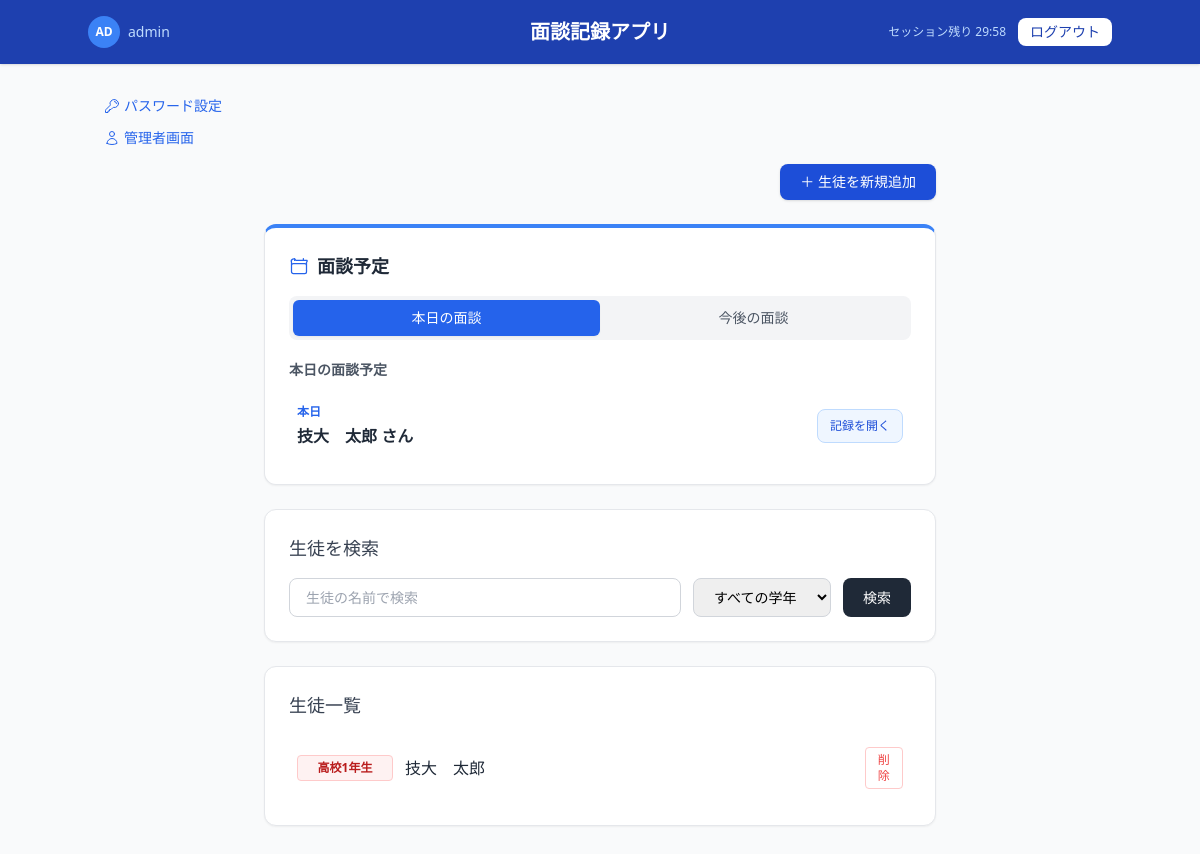
Page / (signed in) on the earlier database version.
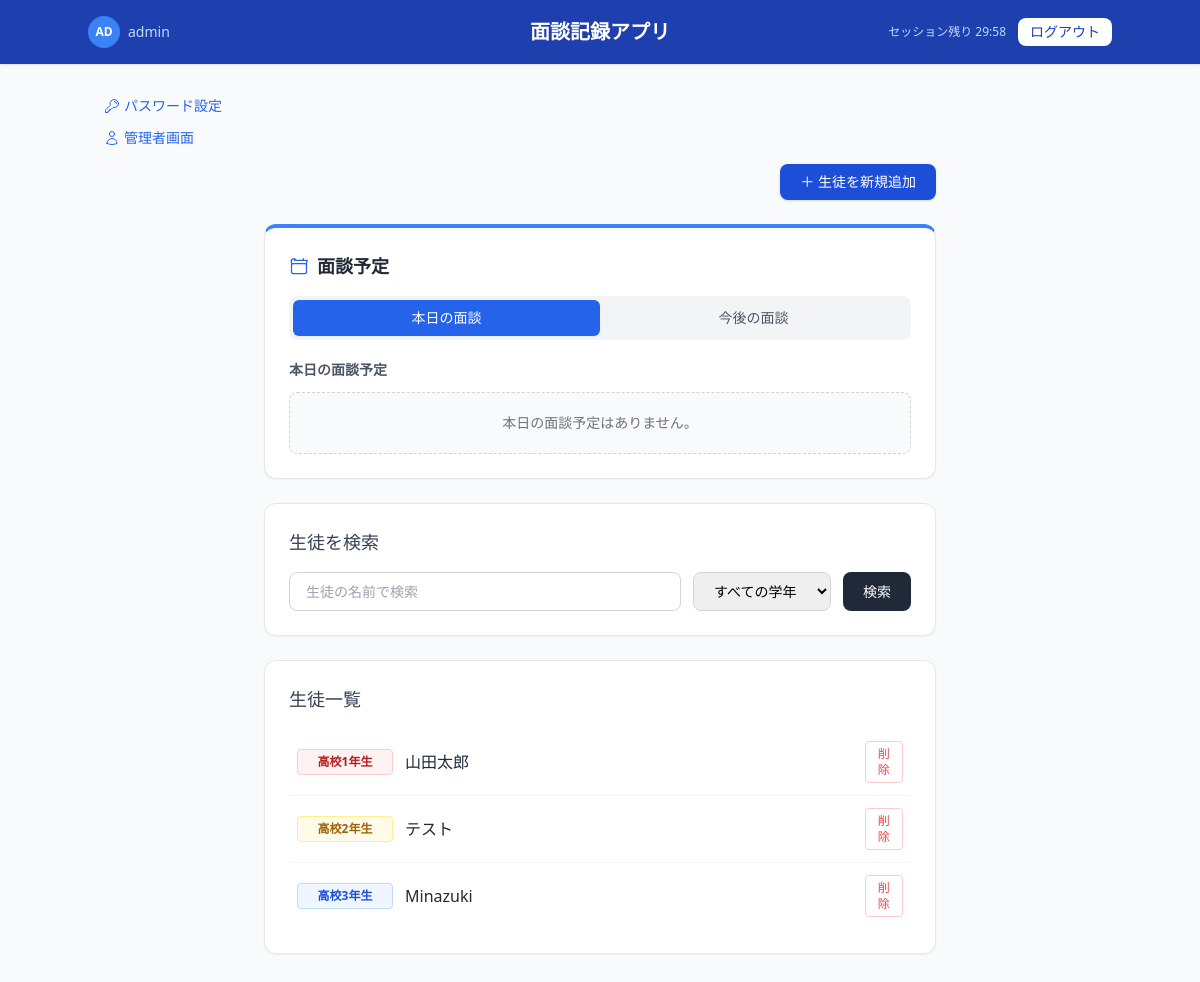
Same page on the later database version.
### app.py (models this page shows, shortened)
class User(UserMixin, db.Model):
    id = db.Column(db.Integer, primary_key=True)
    code = db.Column(db.String(50), unique=True, nullable=False)
    password_hash = db.Column(db.String(200), nullable=False)
    is_admin = db.Column(db.Boolean, default=False)

class Record(db.Model):
    id = db.Column(db.Integer, primary_key=True)
    date = db.Column(db.String(20), nullable=False)
    instructor = db.Column(db.String(100))
    deliverables = db.Column(db.Text)
    assignment = db.Column(db.Text)
    memo = db.Column(db.Text)
    next_meeting_date = db.Column(db.String(20))
    next_instructor = db.Column(db.String(100))
    student_id = db.Column(db.Integer, db.ForeignKey('student.id'), nullable=False)

class Student(db.Model):
    id = db.Column(db.Integer, primary_key=True)
    name = db.Column(db.String(100), nullable=False)
    grade = db.Column(db.String(50), nullable=False)
    school = db.Column(db.String(100), nullable=False)
    records = db.relationship('Record', backref='student', lazy=True)

### app.py (the view)
@app.route('/')
@login_required
def index():
    search_name = request.args.get('search_name', '')
    grade = request.args.get('grade', '')
    today_str = datetime.now().strftime('%Y-%m-%d')
    today_records = Record.query.filter(
        Record.next_instructor == current_user.code,
        Record.next_meeting_date == today_str
    ).order_by(Record.next_meeting_date.asc()).all()
    upcoming_records = Record.query.filter(
        Record.next_instructor == current_user.code,
        Record.next_meeting_date > today_str
    ).order_by(Record.next_meeting_date.asc()).all()
    query = Student.query
    if search_name:
        query = query.filter(Student.name.contains(search_name))
    if grade:
        query = query.filter(Student.grade == grade)
    students = query.all()
    return render_template(
        'index.html',
        students=students,
        today_records=today_records,
        upcoming_records=upcoming_records
    )

### app.py (called while the page is built)
@app.template_filter('grade_color')
def grade_color_filter(grade_str):
    now = datetime.now()
    year = now.year
    if now.month < 4:  # 1月〜3月は前年度として扱う
        year -= 1
    grade_num = 1
    if "2" in grade_str:
        grade_num = 2
    elif "3" in grade_str:
        grade_num = 3
    entrance_year = year - (grade_num - 1)
    color_index = entrance_year % 3
    if color_index == 1:
        return "bg-red-50 border-red-200 text-red-700"          # 赤系
    elif color_index == 0:
        return "bg-yellow-50 border-yellow-200 text-yellow-700"  # 黄系
    else:
        return "bg-blue-50 border-blue-200 text-blue-700"        # 青系

@login_manager.user_loader
def load_user(user_id):
    return User.query.get(int(user_id))

### templates/index.html (shortened to what this page needs)
<!DOCTYPE html>
<html lang="ja">
<head>
    <script src="https://cdn.tailwindcss.com"></script>
</head>
<body class="bg-gray-50 min-h-screen">
    <header class="bg-blue-800 text-white px-6 py-4 shadow">
        <div class="flex items-center justify-between max-w-5xl mx-auto">
            <div class="flex items-center gap-3">
                <a href="/change_password" class="flex items-center gap-2 hover:opacity-80">
                    <div class="w-8 h-8 rounded-full bg-blue-500 flex items-center justify-center text-xs font-semibold">
                        {{ current_user.code[:2].upper() }}
                    </div>
                    <span class="text-sm text-blue-200">{{ current_user.code }}</span>
                </a>
            </div>
            <h1 class="text-xl font-semibold absolute left-1/2 transform -translate-x-1/2">面談記録アプリ</h1>
            <div class="flex items-center gap-3">
                <span id="session-timer" class="text-xs text-blue-200"></span>
                <a href="/logout" class="text-sm bg-white text-blue-800 px-3 py-1 rounded-lg hover:bg-blue-50 transition font-medium">ログアウト</a>
            </div>
        </div>
    </header>
    <main class="max-w-5xl mx-auto px-4 py-8">
        <div class="mb-4 flex flex-col items-start gap-3">
            <a href="/change_password" class="text-blue-600 text-sm hover:underline flex items-center gap-1">
                パスワード設定
            </a>
            {% if current_user.is_admin %}
            <a href="/admin" class="text-blue-600 text-sm hover:underline flex items-center gap-1">
                管理者画面
            </a>
            {% endif %}
        </div>
        <div class="flex justify-end mb-6 max-w-2xl mx-auto">
            <a href="/add_student" class="bg-blue-700 text-white px-5 py-2 rounded-lg text-sm hover:bg-blue-800 transition font-medium shadow">
                ＋ 生徒を新規追加
            </a>
        </div>
        <div class="bg-white rounded-xl shadow-sm border border-gray-200 p-6 mb-6 max-w-2xl mx-auto border-t-4 border-t-blue-500">
            <h2 class="text-lg font-bold text-gray-800 mb-4 flex items-center gap-2">
                面談予定
            </h2>
            <div class="flex bg-gray-100 rounded-lg p-1 mb-5">
                <button
                    id="today-tab"
                    type="button"
                    onclick="showSchedule('today')"
                    class="flex-1 py-2 px-4 rounded-md text-sm font-medium transition bg-blue-600 text-white shadow-sm">
                    本日の面談
                </button>
                <button
                    id="upcoming-tab"
                    type="button"
                    onclick="showSchedule('upcoming')"
                    class="flex-1 py-2 px-4 rounded-md text-sm font-medium transition text-gray-600 hover:text-gray-800">
                    今後の面談
                </button>
            </div>
            <div id="today-schedule">
                <h3 class="text-sm font-semibold text-gray-600 mb-3">
                    本日の面談予定
                </h3>
                <ul class="divide-y divide-gray-100">
                    {% for record in today_records %}
                    <li class="flex items-center justify-between py-3 px-2 hover:bg-gray-50 rounded-lg transition">
                        <div class="flex flex-col">
                            <span class="text-xs text-blue-600 font-bold mb-1">
                                本日
                            </span>
                            <a href="/student/{{ record.student_id }}"
                            class="text-gray-800 text-base font-semibold hover:text-blue-700">
                                {{ record.student.name }} さん
                            </a>
                        </div>
                        <a href="/student/{{ record.student_id }}"
                        class="text-xs bg-blue-50 border border-blue-200 text-blue-700 px-3 py-2 rounded-lg hover:bg-blue-100 transition font-medium whitespace-nowrap ml-2">
                            記録を開く
                        </a>
                    </li>
                    {% else %}
                    <li class="py-5 px-2 text-sm text-gray-500 text-center bg-gray-50 rounded-lg border border-dashed border-gray-300">
                        本日の面談予定はありません。
                    </li>
                    {% endfor %}
                </ul>
            </div>
        </div>
        <div class="bg-white rounded-xl shadow-sm border border-gray-200 p-6 mb-6 max-w-2xl mx-auto">
            <h2 class="text-lg font-medium text-gray-700 mb-4">生徒を検索</h2>
            <form action="/" method="GET" class="flex flex-col sm:flex-row gap-3">
                <input type="text" name="search_name" placeholder="生徒の名前で検索" value="{{ request.args.get('search_name', '') }}"
                    class="flex-1 border border-gray-300 rounded-lg px-4 py-2 text-sm focus:outline-none focus:ring-2 focus:ring-blue-500">
                <select name="grade" class="border border-gray-300 rounded-lg px-4 py-2 text-sm focus:outline-none focus:ring-2 focus:ring-blue-500">
                    <option value="">すべての学年</option>
                </select>
                <button type="submit"
                    class="bg-gray-800 text-white px-5 py-2 rounded-lg text-sm hover:bg-gray-900 transition font-medium">
                    検索
                </button>
            </form>
        </div>
        <div class="bg-white rounded-xl shadow-sm border border-gray-200 p-6 max-w-2xl mx-auto">
            <h2 class="text-lg font-medium text-gray-700 mb-4">生徒一覧</h2>
            <ul class="divide-y divide-gray-100">
                {% for student in students %}
                <li class="flex items-center justify-between py-3 px-2">
                    <a href="/student/{{ student.id }}"
                        class="hover:bg-gray-50 rounded-lg transition font-medium flex items-center gap-3 w-full">
                        <span class="text-xs font-semibold border px-2 py-1 rounded w-24 text-center {{ student.grade | grade_color }}">
                            {{ student.grade }}
                        </span>
                        <span class="text-gray-800 text-base hover:text-blue-700">{{ student.name }}</span>
                    </a>
                    <form action="/delete_student/{{ student.id }}" method="POST"
                        onsubmit="return confirm('{{ student.name }}を削除しますか？')"
                        style="margin: 0; padding: 0; margin-left: 1rem;">
                        <button type="submit"
                            class="text-xs text-red-500 hover:text-red-700 border border-red-200 px-2 py-1 rounded bg-white hover:bg-red-50 transition">
                            削除
                        </button>
                    </form>
                </li>
                {% else %}
                <li class="py-3 px-2 text-sm text-gray-500 text-center">該当する生徒が見つかりません。</li>
                {% endfor %}
            </ul>
        </div>
    </main>
</body>
</html>

Differences in the rows shown:
no longer on this page (row edited): Record: student.name "技大 太郎"
changed Student "高校1年生": name "技大 太郎" → "山田太郎"
added Student: grade "高校2年生", name "テスト"
added Student: grade "高校3年生", name "Minazuki"
Other differences:
text now shown: "本日の面談予定はありません。"
